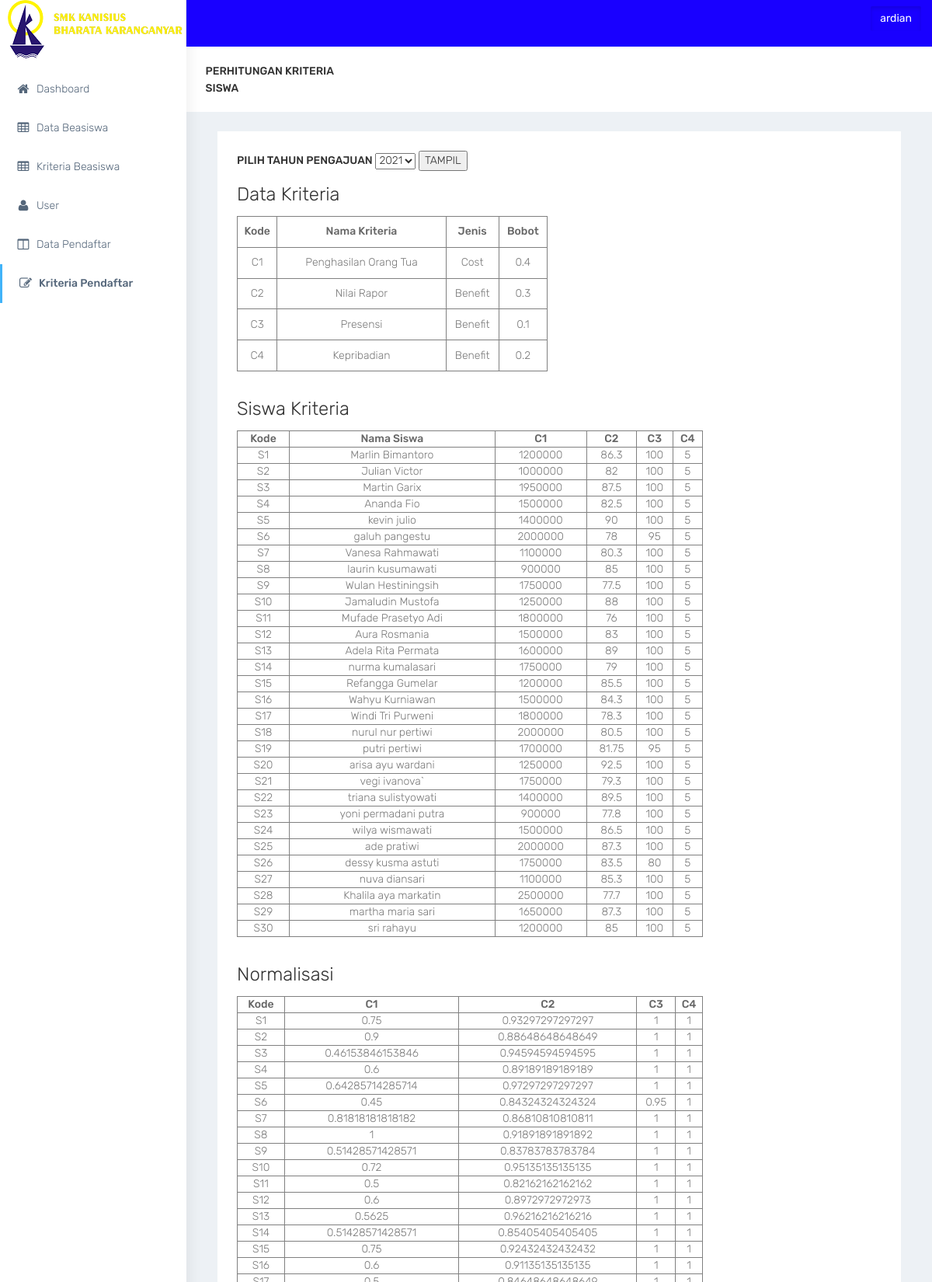
The page /hitung.php (signed in, upper part) on the database its author committed.
### tables this page shows
CREATE TABLE IF NOT EXISTS `bobot` (
`id_kriteria` int(9) NOT NULL,
  `jenis` varchar(15) NOT NULL,
  `nama` varchar(50) NOT NULL,
  `thn_ajaran` varchar(9) NOT NULL,
  `weight` double NOT NULL
);

CREATE TABLE IF NOT EXISTS `dt_siswa` (
`id_dtsiswa` int(9) NOT NULL,
  `id_user` int(9) NOT NULL,
  `thn_ajaran` varchar(9) NOT NULL,
  `nama` varchar(50) NOT NULL,
  `nis` varchar(9) NOT NULL,
  `jk` varchar(20) NOT NULL,
  `alamat` varchar(225) NOT NULL,
  `no` varchar(15) NOT NULL,
  `scanr` varchar(500) NOT NULL,
  `scans` varchar(500) NOT NULL,
  `gaji` int(15) NOT NULL,
  `rapor` double NOT NULL,
  `presensi` int(9) NOT NULL,
  `kepribadian` int(9) NOT NULL
);

### web/hitung.php (the view, shortened to what this page needs)
<!DOCTYPE html>
<html lang="en">
<?php
$username = $_SESSION['username'];
?>
<head>
    <link href="bootstrap/dist/css/bootstrap.min.css" rel="stylesheet">
    <link href="../plugins/bower_components/sidebar-nav/dist/sidebar-nav.min.css" rel="stylesheet">
    <link href="../plugins/bower_components/toast-master/css/jquery.toast.css" rel="stylesheet">
    <link href="../plugins/bower_components/morrisjs/morris.css" rel="stylesheet">
    <link href="../plugins/bower_components/chartist-js/dist/chartist.min.css" rel="stylesheet">
    <link href="../plugins/bower_components/chartist-plugin-tooltip-master/dist/chartist-plugin-tooltip.css" rel="stylesheet">
    <link href="css/animate.css" rel="stylesheet">
    <link href="css/style.css" rel="stylesheet">
    <link href="css/colors/default.css" id="theme" rel="stylesheet">
</head>
<body class="fix-header">
    <div id="wrapper">
        <nav class="navbar navbar-default navbar-static-top m-b-0">
            <div class="navbar-header">
                <div class="top-left-part">
                    <a class="logo" href="index.php">
                        <b>
                            <img src="../plugins/img/logo.png" alt="home" class="light-logo" />
                        </b>
                        <span class="hidden-xs">
                            <img src="../plugins/img/smk.png" alt="home" class="light-logo" />
                        </span>
                    </a>
                </div>
                <ul class="nav navbar-top-links navbar-right pull-right">
					<div class="btn btn-square btn-dark">
						<a class="btn dropdown-toggle" data-toggle="dropdown">
							<i class="icon-user"></i><?php echo "<font color=white>$username</font>" ?>
					</div>
                </ul>
            </div>
        </nav>
        <div class="navbar-default sidebar" role="navigation">
            <div class="sidebar-nav slimscrollsidebar">
                <div class="sidebar-head">
                    <h3><span class="fa-fw open-close"><i class="ti-close ti-menu"></i></span> <span class="hide-menu">Navigation</span></h3>
                </div>
                <ul class="nav" id="side-menu">
                <li style="padding: 90px 0 0;">
                        <a href="index.php" class="waves-effect"><i class="fa fa-home fa-fw" aria-hidden="true"></i>Dashboard</a>
                    </li>
                    <li>
                        <a href="data_beasiswa.php" class="waves-effect"><i class="fa fa-table fa-fw" aria-hidden="true"></i>Data Beasiswa</a>
                    </li>
                    <li>
                        <a href="data_bobot.php" class="waves-effect"><i class="fa fa-table fa-fw" aria-hidden="true"></i>Kriteria Beasiswa</a>
                    </li>
                    <li>
                        <a href="input_siswa.php" class="waves-effect"><i class="fa fa-user fa-fw" aria-hidden="true"></i>User</a>
                    </li>
                    <li>
                        <a href="tampil_pendaftar.php" class="waves-effect"><i class="fa fa-columns fa-fw" aria-hidden="true"></i>Data Pendaftar</a>
                    </li>
                    <li>
                        <a href="hitung.php" class="waves-effect"><i class="fa fa-edit fa-fw" aria-hidden="true"></i>Kriteria Pendaftar</a>
                    </li>
                </ul>
            </div>
        </div>
        <div id="page-wrapper">
            <div class="container-fluid">
                <div class="row bg-title">
                    <div class="col-lg-3 col-md-4 col-sm-4 col-xs-12">
                        <h4 class="page-title">Perhitungan Kriteria Siswa</h4> </div>
                </div>
                                <div class="col-md-12 col-xs-20">
                                <div class="white-box">
                                <form method="get">
			                    <label>PILIH TAHUN PENGAJUAN</label>
			                    <select name="thn_ajaran" type="text" id="inputEmail" value="<?php echo $tahun ; ?>">
                                        <?php
                                    $kon = mysqli_connect("localhost",'root',"","spkbeasiswa");
                                    $sql="select * from beasiswa";
                                    $hasil=mysqli_query($kon,$sql);
                                    while ($data = mysqli_fetch_array($hasil)) {
                                ?>
                                    <option value="<?php echo $data['thn_ajaran'];?>"><?php echo $data['thn_ajaran'];?></option>
                                <?php
                                    }
                                ?>
                                </select>
                                <input type="submit" value="TAMPIL">
                                </form>
                                  <h2>Data Kriteria</h2>
                                <table border="1" cellspacing="0" width="400" height="200">
                                <tr>
                                <th><center>Kode</center></th>
                                <th><center>Nama Kriteria</center></th>
                                <th><center>Jenis</center></th>
                                <th><center>Bobot</center></th>
                                </tr>
                                  <?php
                                  $no=1;
                                  $koneksi = mysqli_connect("localhost",'root',"","spkbeasiswa");
                                    if(isset($_GET['thn_ajaran'])){
                                        $thn = $_GET['thn_ajaran'];
                                        $sql = mysqli_query($koneksi,"select * from bobot where thn_ajaran='$thn'");
                                    }else{
                                        $sql = mysqli_query($koneksi,"select * from bobot");
                                    }
                                    while($data = mysqli_fetch_array($sql)){
                                    ?>
                                    <tr>
                                        <td><center>C<?php echo $no++; ?></center></td>
                                        <td><center><?php echo $data['nama']; ?></center></td>
                                        <td><center><?php echo $data['jenis']; ?></center></td>
                                        <td><center><?php echo $data['weight']; ?></center></td>
                                    </tr>
                                    <?php
                                    }
                                    ?>
                                  </table>
                                  <br>
                                  <h2>Siswa Kriteria</h2>
                                  <table border="1" cellspacing="0" width="600" height="200">
                                <tr>
                                <th><center>Kode</center></th>
                                <th><center>Nama Siswa</center></th>
                                <th><center>C1</center></th>
                                <th><center>C2</center></th>
                                <th><center>C3</center></th>
                                <th><center>C4</center></th>
                                </tr>
                                  <?php
                                  $no=1;
                                  $koneksi = mysqli_connect("localhost",'root',"","spkbeasiswa");
                                    if(isset($_GET['thn_ajaran'])){
                                        $thn = $_GET['thn_ajaran'];
                                        $sql = mysqli_query($koneksi,"select * from dt_siswa where thn_ajaran='$thn'");
                                    }else{
                                        $sql = mysqli_query($koneksi,"select * from dt_siswa");
                                    }
                                    while($data = mysqli_fetch_array($sql)){
                                    ?>
                                    <tr>
                                        <td><center>S<?php echo $no++; ?></center></td>
                                        <td><center><?php echo $data['nama']; ?></center></td>
                                        <td><center><?php echo $data['gaji']; ?></center></td>
                                        <td><center><?php echo $data['rapor']; ?></center></td>
                                        <td><center><?php echo $data['presensi']; ?></center></td>
                                        <td><center><?php echo $data['kepribadian']; ?></center></td>
                                    </tr>
                                    <?php
                                    }
                                    ?>
                                  </table>
                                    <br>
                                  <h2>Normalisasi</h2>
                                    <table border="1" cellspacing="0" width="600" height="200">
                                  <tr>
                                  <th><center>Kode</center></th>
                                  <th><center>C1</center></th>
                                  <th><center>C2</center></th>
                                  <th><center>C3</center></th>
                                  <th><center>C4</center></th>
                                  </tr>
                                    <?php
                                    $no=1;
                                    $koneksi = mysqli_connect("localhost",'root',"","spkbeasiswa");
                                      if(isset($_GET['thn_ajaran'])){
                                          $thn = $_GET['thn_ajaran'];
                                          $sql = mysqli_query($koneksi,"select * from dt_siswa where thn_ajaran='$thn'");
                                      }else{
                                          $sql = mysqli_query($koneksi,"select * from dt_siswa");
                                      }
                                      if(isset($_GET['thn_ajaran'])){
                                        $thn = $_GET['thn_ajaran'];
                                      $query = "SELECT MIN(gaji) as minimal_gaji from dt_siswa where thn_ajaran='$thn'";
                                      }else{
                                        $query = "SELECT MIN(gaji) as minimal_gaji from dt_siswa";
                                      }
                                      $query = mysqli_query($koneksi, $query);
                                      while ($row = mysqli_fetch_assoc($query)){
                                          $gaji = $row['minimal_gaji'];
                                        }
                                        if(isset($_GET['thn_ajaran'])){
                                            $thn = $_GET['thn_ajaran'];
                                        $query = "SELECT MAX(rapor) as max_rapor from dt_siswa where thn_ajaran='$thn'";
                                        }else{
                                            $query = "SELECT MAX(rapor) as max_rapor from dt_siswa";
                                        }
                                        $query = mysqli_query($koneksi, $query);
                                        while ($row = mysqli_fetch_assoc($query)){
                                            $rapor = $row['max_rapor'];
                                        }
                                        if(isset($_GET['thn_ajaran'])){
                                            $thn = $_GET['thn_ajaran'];
                                        $query = "SELECT MAX(presensi) as max_presensi from dt_siswa where thn_ajaran='$thn'";
                                        }else{
                                            $query = "SELECT MAX(presensi) as max_presensi from dt_siswa";
                                        }
                                        $query = mysqli_query($koneksi, $query);
                                        while ($row = mysqli_fetch_assoc($query)){
                                            $presensi = $row['max_presensi'];
                                        }
                                        if(isset($_GET['thn_ajaran'])){
                                            $thn = $_GET['thn_ajaran'];
                                        $query = "SELECT MAX(kepribadian) as max_kepribadian from dt_siswa where thn_ajaran='$thn'";
                                        }else{
                                            $query = "SELECT MAX(kepribadian) as max_kepribadian from dt_siswa";
                                        }
                                        $query = mysqli_query($koneksi, $query);
                                        while ($row = mysqli_fetch_assoc($query)){
                                            $kepribadian = $row['max_kepribadian'];
                                        }
                                      while($data = mysqli_fetch_array($sql)){
                                      ?>
                                      <tr>
                                          <td><center>S<?php echo $no++; ?></center></td>
                                          <td><center><?php echo $gaji/$data['gaji']; ?></center></td>
                                          <td><center><?php echo $data['rapor']/$rapor; ?></center></td>
                                          <td><center><?php echo $data['presensi']/$presensi; ?></center></td>
                                          <td><center><?php echo $data['kepribadian']/$kepribadian; ?></center></td>
                                      </tr>
                                      <?php
                                      }
                                      ?>
                                    </table>
                                    <br>
                                    <br>
                                    <br>
                                </div></div>
			</div>
		</div>
</body>
</html>

### web/css/colors/default.css (style rules this page uses)
body { background: #fff; }
.top-left-part { background: #fff; }
.top-left-part .light-logo { display: inline-block; }
.navbar-header { background: #1900ff; }
.sidebar .sidebar-head { background: #fffb00; }
.sidebar .sidebar-head h3 { color: #686868; }
.sidebar { background: #fff; box-shadow: 1px 0px 20px rgba(0, 0, 0, 0.08); }
#side-menu li a { color: #54667a; }
#side-menu li a { color: #54667a; border-left: 0px solid #fff; }
#side-menu > li > a { border-left: 3px solid transperant; }
#side-menu > li > a.active { background: transperant; color: #54667a; border-left: 3px solid #41b3f9; font-weight: 500; }

### rows shown on the page
bobot: nama "Penghasilan Orang Tua", jenis "Cost", weight "0.4"
bobot: nama "Nilai Rapor", jenis "Benefit", weight "0.3"
bobot: nama "Presensi", jenis "Benefit", weight "0.1"
bobot: nama "Kepribadian", jenis "Benefit", weight "0.2"
dt_siswa: nama "Marlin Bimantoro", gaji "1200000", rapor "86.3", presensi "100", kepribadian "5", gaji "0.75", rapor "0.93297297297297", presensi "1", kepribadian "1"
dt_siswa: nama "Julian Victor", gaji "1000000", rapor "82", presensi "100", kepribadian "5", gaji "0.9", rapor "0.88648648648649", presensi "1", kepribadian "1"
dt_siswa: nama "Martin Garix", gaji "1950000", rapor "87.5", presensi "100", kepribadian "5", gaji "0.46153846153846", rapor "0.94594594594595", presensi "1", kepribadian "1"
dt_siswa: nama "Ananda Fio", gaji "1500000", rapor "82.5", presensi "100", kepribadian "5", gaji "0.6", rapor "0.89189189189189", presensi "1", kepribadian "1"
dt_siswa: nama "kevin julio", gaji "1400000", rapor "90", presensi "100", kepribadian "5", gaji "0.64285714285714", rapor "0.97297297297297", presensi "1", kepribadian "1"
dt_siswa: nama "galuh pangestu", gaji "2000000", rapor "78", presensi "95", kepribadian "5", gaji "0.45", rapor "0.84324324324324", presensi "0.95", kepribadian "1"
dt_siswa: nama "Vanesa Rahmawati", gaji "1100000", rapor "80.3", presensi "100", kepribadian "5", gaji "0.81818181818182", rapor "0.86810810810811", presensi "1", kepribadian "1"
dt_siswa: nama "laurin kusumawati", gaji "900000", rapor "85", presensi "100", kepribadian "5", gaji "1", rapor "0.91891891891892", presensi "1", kepribadian "1"
dt_siswa: nama "Wulan Hestiningsih", gaji "1750000", rapor "77.5", presensi "100", kepribadian "5", gaji "0.51428571428571", rapor "0.83783783783784", presensi "1", kepribadian "1"
dt_siswa: nama "Jamaludin Mustofa", gaji "1250000", rapor "88", presensi "100", kepribadian "5", gaji "0.72", rapor "0.95135135135135", presensi "1", kepribadian "1"
dt_siswa: nama "Mufade Prasetyo Adi", gaji "1800000", rapor "76", presensi "100", kepribadian "5", gaji "0.5", rapor "0.82162162162162", presensi "1", kepribadian "1"
dt_siswa: nama "Aura Rosmania", gaji "1500000", rapor "83", presensi "100", kepribadian "5", gaji "0.6", rapor "0.8972972972973", presensi "1", kepribadian "1"
dt_siswa: nama "Adela Rita Permata", gaji "1600000", rapor "89", presensi "100", kepribadian "5", gaji "0.5625", rapor "0.96216216216216", presensi "1", kepribadian "1"
dt_siswa: nama "nurma kumalasari", gaji "1750000", rapor "79", presensi "100", kepribadian "5", gaji "0.51428571428571", rapor "0.85405405405405", presensi "1", kepribadian "1"
dt_siswa: nama "Refangga Gumelar", gaji "1200000", rapor "85.5", presensi "100", kepribadian "5", gaji "0.75", rapor "0.92432432432432", presensi "1", kepribadian "1"
dt_siswa: nama "Wahyu Kurniawan", gaji "1500000", rapor "84.3", presensi "100", kepribadian "5", gaji "0.6", rapor "0.91135135135135", presensi "1", kepribadian "1"
dt_siswa: nama "Windi Tri Purweni", gaji "1800000", rapor "78.3", presensi "100", kepribadian "5"
dt_siswa: nama "nurul nur pertiwi", gaji "2000000", rapor "80.5", presensi "100", kepribadian "5"
dt_siswa: nama "putri pertiwi", gaji "1700000", rapor "81.75", presensi "95", kepribadian "5"
dt_siswa: nama "arisa ayu wardani", gaji "1250000", rapor "92.5", presensi "100", kepribadian "5"
dt_siswa: nama "vegi ivanova`", gaji "1750000", rapor "79.3", presensi "100", kepribadian "5"
dt_siswa: nama "triana sulistyowati", gaji "1400000", rapor "89.5", presensi "100", kepribadian "5"
dt_siswa: nama "yoni permadani putra", gaji "900000", rapor "77.8", presensi "100", kepribadian "5"
dt_siswa: nama "wilya wismawati", gaji "1500000", rapor "86.5", presensi "100", kepribadian "5"
dt_siswa: nama "ade pratiwi", gaji "2000000", rapor "87.3", presensi "100", kepribadian "5"
dt_siswa: nama "dessy kusma astuti", gaji "1750000", rapor "83.5", presensi "80", kepribadian "5"
dt_siswa: nama "nuva diansari", gaji "1100000", rapor "85.3", presensi "100", kepribadian "5"
dt_siswa: nama "Khalila aya markatin", gaji "2500000", rapor "77.7", presensi "100", kepribadian "5"
dt_siswa: nama "martha maria sari", gaji "1650000", rapor "87.3", presensi "100", kepribadian "5"
dt_siswa: nama "sri rahayu", gaji "1200000", rapor "85", presensi "100", kepribadian "5"

### other values the page prints
$username "ardian"
form field thn_ajaran "2021"
